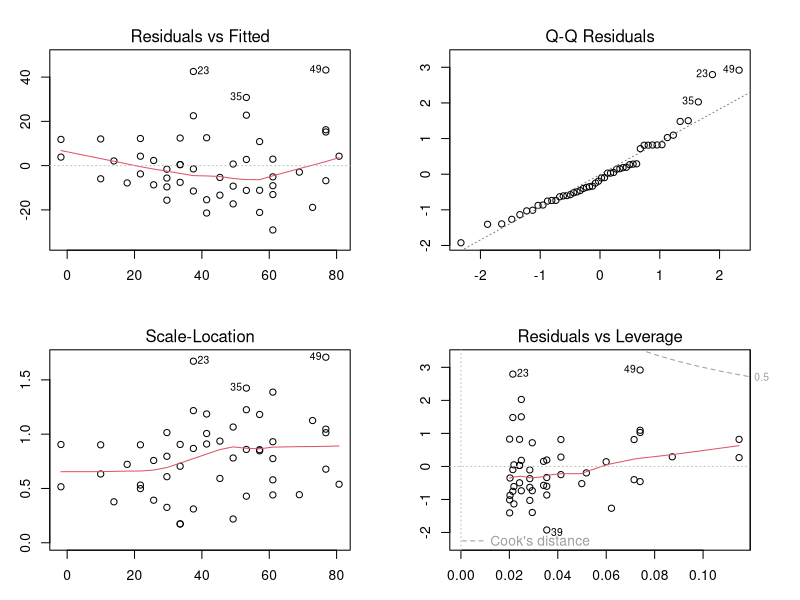

Here is the R script that generated this plot:
# 1
m = lm(dist~speed, data=cars)
summary(m)

par(mfrow=c(2,2), mar=c(3,3,3,3))
plot(m)

install.packages("lmtest")
library(lmtest)
dwtest(m) # 더빈-왓슨 test / d=2(p=0:상관 관계 없음), 보통 d=1~3 정상

# 2 로지스틱 회귀 분석
data(iris)
d = subset(iris, Species=='virginica' | Species=='versicolor')
str(d)
m = glm(Species~., data=d, family='binomial')
summary(m)
m
fitted(m)[c(1:5, 51:55)] #  versicolor 5개 / virginica 5개
as.numeric(d$Species)

f = fitted(m) # 0~1 (실패확률 대비 성공확률)
# P(Y=1): 
fm = ifelse(f>.5, 1, 0)
head(fm)

# versicolor=2, virginica=3으로 레이블 된 상태에서,
# versicolor=0, virginica=1로 만들어 주는 과정
is_correct = (ifelse(f>.5, 1, 0) == (as.numeric(d$Species)-2))
head(is_correct)
sum(is_correct) # 98% 확률로 정확하다는 의미
